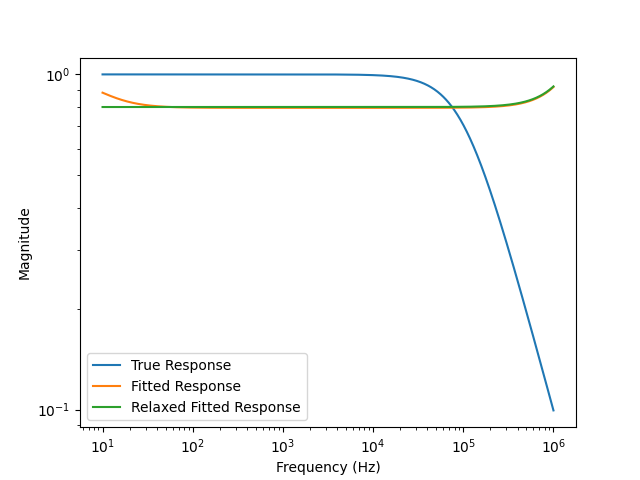

Write the Python code that produced this figure.
import numpy as np
import matplotlib.pyplot as plt

from src import *

# Example 1

poles = [
    -2 * np.pi * 1e5,
#    -2 * np.pi * 5e4,
]
residues = [
    2 * np.pi * 1e5,
#    2 * np.pi * 5e4,

]
d = 0
h = 0

# Define the function and frequency sample points
response = ComplexFunction(poles, residues, d, h)
freq = np.logspace(1, 6, num=1000)

# Evaluate with a 2D array input
s = frequency_to_s(freq)
fs_value = response(s)

# Initialize and fit VectorFitting instance

init_poles = [
    -2 * np.pi * 10,
#     -2 * np.pi * 20,
]

vf = VectorFitting(freq, response, init_poles, max_iter=20, tol=1e-6)
vf.set_true_poles_residues(poles, residues, d, h)
vf.fit()
fitted_Z = vf.evaluate(s)

vf_relaxed = VectorFitting(freq, response, init_poles, max_iter=20, tol=1e-6, relaxed=True)
vf_relaxed.set_true_poles_residues(poles, residues, d, h)
vf_relaxed.fit()
fitted_Z_relaxed = vf_relaxed.evaluate(s)

fig, axes = plt.subplots()
axes.plot(freq, np.abs(fs_value), label='True Response')
axes.plot(freq, np.abs(fitted_Z), label='Fitted Response')
axes.plot(freq, np.abs(fitted_Z_relaxed), label='Relaxed Fitted Response')

axes.set_xlabel('Frequency (Hz)')
axes.set_ylabel("Magnitude")
axes.set_xscale('log')
axes.set_yscale('log')
plt.legend()
plt.savefig("pole_relocating.png")
